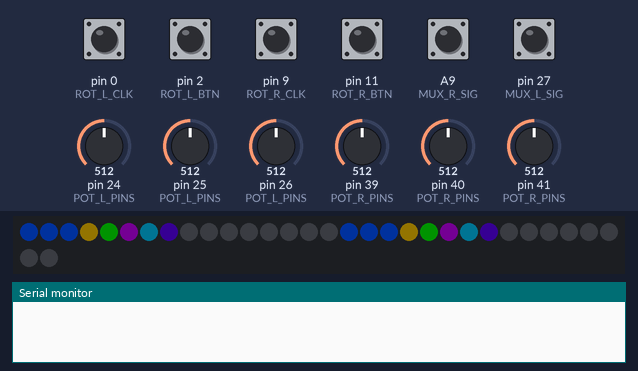
The program below on a simulated Teensy 4. Parts: 32 RGB LEDs in strip order, left to right, continuing on the next row, the last lines printed to the serial monitor. The test bench sets the inputs (shaded band); at power-on: A9 (MUX_R_SIG), pin 0 (ROT_L_CLK), pin 2 (ROT_L_BTN), pin 9 (ROT_R_CLK), pin 11 (ROT_R_BTN), pin 27 (MUX_L_SIG) HIGH, pin 24 (POT_L_PINS) = 512, pin 25 (POT_L_PINS) = 512, pin 26 (POT_L_PINS) = 512, pin 39 (POT_R_PINS) = 512, pin 40 (POT_R_PINS) = 512, pin 41 (POT_R_PINS) = 512. Dim RGB values are drawn brighter than linear.

Above: at 0.03 s.
At 1.2 s:
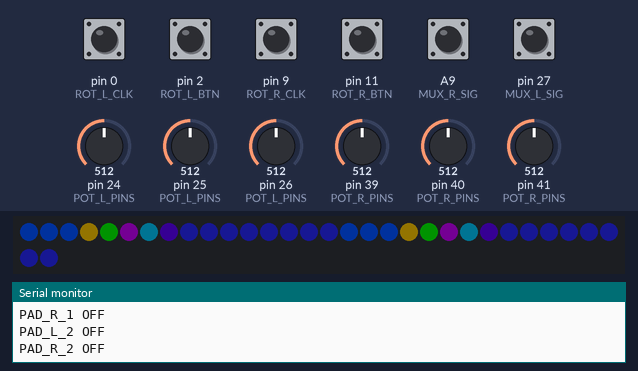
1.3 s: A9 (MUX_R_SIG) pulled LOW for 0.15 s
2.9 s: pin 27 (MUX_L_SIG) pulled LOW for 1 s
5.4 s: A9 (MUX_R_SIG) pulled LOW for 1 s
7.9 s: pin 27 (MUX_L_SIG) pulled LOW for 0.15 s
Timing chart, 0 to 10.9 s (numbered marks = the images above; inputs shaded):
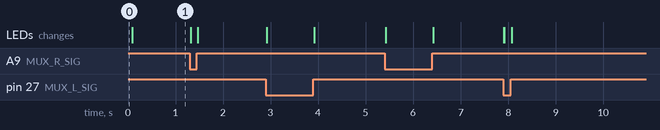

The program:

main.cpp
```cpp
#include <Arduino.h>
#include <Adafruit_NeoPixel.h>
#include <ResponsiveAnalogRead.h>
#include "constants.h"
#include "leds.h"
#include "mux.h"
#include "pads.h"
#include "btns.h"
#include "pots.h"
#include "rots.h"
#include "midi.h"

void setup()
{
  Serial.begin(115200);
  setupLeds();
  setupMux();
  setupPads();
  setupBtns();
  setupPots();
  setupRots();
}

void loop()
{
  readPads();
  readBtns();
  readPots();
  readRots();
  handleMidiFeedback();
  updateFxBlink();
}
```

btns.h
```cpp
#ifndef BTNS_H
#define BTNS_H

#include "constants.h"
#include "leds.h"
#include "mux.h"

const int BTN_L_CHANNELS[] = {BTN_L_1, BTN_L_2, BTN_L_3, BTN_L_4, BTN_L_5, BTN_L_6, BTN_L_7, BTN_L_8};
const int BTN_R_CHANNELS[] = {BTN_R_1, BTN_R_2, BTN_R_3, BTN_R_4, BTN_R_5, BTN_R_6, BTN_R_7, BTN_R_8};

int btnLState[8] = {}, btnLPState[8] = {};
int btnRState[8] = {}, btnRPState[8] = {};
unsigned long btnLDebounce[8] = {}, btnRDebounce[8] = {};
const int BTN_DEBOUNCE_MS = 50;

void setupBtns()
{
    for (int i = 0; i < 8; i++)
    {
        setLed(i, BTN_COLORS[i].r, BTN_COLORS[i].g, BTN_COLORS[i].b);
        setLed(16 + i, BTN_COLORS[i].r, BTN_COLORS[i].g, BTN_COLORS[i].b);
    }
}

void readBtns()
{
    for (int i = 0; i < 8; i++)
    {
        // Lado L
        btnLState[i] = readMuxDigital(MUX_L_SIG, BTN_L_CHANNELS[i]);
        if (btnLState[i] != btnLPState[i] && (millis() - btnLDebounce[i]) > BTN_DEBOUNCE_MS)
        {
            btnLDebounce[i] = millis();
            if (btnLState[i] == LOW)
            {
                if (i < 3)
                    usbMIDI.sendNoteOn(BTN_L_FX_NOTE_START + i, 127, MIDI_CH);
                else
                {
                    usbMIDI.sendControlChange(BTN_L_CC_START + i, 127, MIDI_CH);
                    Color c = amplifyColor(BTN_COLORS[i]);
                    setLed(i, c.r, c.g, c.b);
                }
                if (DEBUG)
                {
                    Serial.print("BTN_L_");
                    Serial.print(i + 1);
                    Serial.println(" ON");
                }
            }
            else
            {
                if (i < 3)
                    usbMIDI.sendNoteOff(BTN_L_FX_NOTE_START + i, 0, MIDI_CH);
                else
                {
                    usbMIDI.sendControlChange(BTN_L_CC_START + i, 0, MIDI_CH);
                    setLed(i, BTN_COLORS[i].r, BTN_COLORS[i].g, BTN_COLORS[i].b);
                }
                if (DEBUG)
                {
                    Serial.print("BTN_L_");
                    Serial.print(i + 1);
                    Serial.println(" OFF");
                }
            }
            btnLPState[i] = btnLState[i];
        }

        // Lado R
        btnRState[i] = readMuxDigital(MUX_R_SIG, BTN_R_CHANNELS[i]);
        if (btnRState[i] != btnRPState[i] && (millis() - btnRDebounce[i]) > BTN_DEBOUNCE_MS)
        {
            btnRDebounce[i] = millis();
            if (btnRState[i] == LOW)
            {
                if (i < 3)
                    usbMIDI.sendNoteOn(BTN_R_FX_NOTE_START + i, 127, MIDI_CH);
                else
                {
                    usbMIDI.sendControlChange(BTN_R_CC_START + i, 127, MIDI_CH);
                    Color c = amplifyColor(BTN_COLORS[i]);
                    setLed(16 + i, c.r, c.g, c.b);
                }
                if (DEBUG)
                {
                    Serial.print("BTN_R_");
                    Serial.print(i + 1);
                    Serial.println(" ON");
                }
            }
            else
            {
                if (i < 3)
                    usbMIDI.sendNoteOff(BTN_R_FX_NOTE_START + i, 0, MIDI_CH);
                else
                {
                    usbMIDI.sendControlChange(BTN_R_CC_START + i, 0, MIDI_CH);
                    setLed(16 + i, BTN_COLORS[i].r, BTN_COLORS[i].g, BTN_COLORS[i].b);
                }
                if (DEBUG)
                {
                    Serial.print("BTN_R_");
                    Serial.print(i + 1);
                    Serial.println(" OFF");
                }
            }
            btnRPState[i] = btnRState[i];
        }
    }
}

#endif
```

constants.h
```cpp
#include <Arduino.h>

#ifndef CONSTANTS_H
#define CONSTANTS_H

#define DEBUG true

// ============================================================
// MULTIPLEXERS
// ============================================================
const int MUX_S0 = 7;
const int MUX_S1 = 6;
const int MUX_S2 = 5;
const int MUX_S3 = 4;
const int MUX_L_SIG = 27;
const int MUX_R_SIG = 23;

// Canais MUX L
const int PAD_L_1 = 0;
const int PAD_L_2 = 1;
const int PAD_L_3 = 2;
const int PAD_L_4 = 3;
const int PAD_L_5 = 4;
const int PAD_L_6 = 5;
const int PAD_L_7 = 6;
const int PAD_L_8 = 7;
const int BTN_L_1 = 8;
const int BTN_L_2 = 9;
const int BTN_L_3 = 10;
const int BTN_L_4 = 11;
const int BTN_L_5 = 12;
const int BTN_L_6 = 13;
const int BTN_L_7 = 14;
const int BTN_L_8 = 15;

// Canais MUX R
const int BTN_R_1 = 0;
const int BTN_R_2 = 1;
const int BTN_R_3 = 2;
const int BTN_R_4 = 3;
const int BTN_R_5 = 4;
const int BTN_R_6 = 5;
const int BTN_R_7 = 6;
const int BTN_R_8 = 7;
const int PAD_R_1 = 8;
const int PAD_R_2 = 9;
const int PAD_R_3 = 10;
const int PAD_R_4 = 11;
const int PAD_R_5 = 12;
const int PAD_R_6 = 13;
const int PAD_R_7 = 14;
const int PAD_R_8 = 15;

// ============================================================
// DIRETO NO TEENSY
// ============================================================
const int ROT_L_CLK = 0;
const int ROT_L_DT = 1;
const int ROT_L_BTN = 2;

const int ROT_R_CLK = 9;
const int ROT_R_DT = 10;
const int ROT_R_BTN = 11;

const int LED_DIN = 22;
const int LED_COUNT = 32;

const int POT_L_1 = 24;
const int POT_L_2 = 25;
const int POT_L_3 = 26;

const int POT_R_1 = 39;
const int POT_R_2 = 40;
const int POT_R_3 = 41;

// ============================================================
// MIDI
// ============================================================
const byte MIDI_CH = 1;

const byte PAD_L_NOTE_START = 36;
const byte PAD_R_NOTE_START = 44;

const byte BTN_L_CC_START = 20;
const byte BTN_R_CC_START = 28;

const byte POT_L_CC_START = 1;
const byte POT_R_CC_START = 4;

const byte BTN_L_FX_NOTE_START = 52; // FX L 1-3: notas 52-54
const byte BTN_R_FX_NOTE_START = 55; // FX R 1-3: notas 55-57

const byte ROT_L_CC = 7;
const byte ROT_R_CC = 8;
const byte ROT_L_BTN_CC = 9;
const byte ROT_R_BTN_CC = 10;

#endif
```

leds.h
```cpp
#ifndef LEDS_H
#define LEDS_H

#include <Adafruit_NeoPixel.h>
#include "constants.h"

Adafruit_NeoPixel leds(LED_COUNT, LED_DIN, NEO_GRB + NEO_KHZ800);

struct Color
{
    uint8_t r, g, b;
};

// 40% do brilho — pressed vai amplificar ao máximo
const Color CUE_COLORS[] = {
    {100, 0, 0},  // Cue 1 — Vermelho
    {100, 32, 0}, // Cue 2 — Laranja
    {0, 32, 100}, // Cue 3 — Azul
    {100, 80, 0}, // Cue 4 — Amarelo
    {0, 100, 0},  // Cue 5 — Verde
    {80, 0, 100}, // Cue 6 — Roxo claro
    {0, 80, 100}, // Cue 7 — Azul claro
    {40, 0, 100}  // Cue 8 — Roxo
};

// Array separado — mude as cores dos btns aqui sem afetar os pads
const Color BTN_COLORS[] = {
    {0, 50, 150}, // Btn 1 — Azul FX
    {0, 50, 150}, // Btn 2 — Azul FX
    {0, 50, 150}, // Btn 3 — Azul FX
    {100, 80, 0}, // Btn 4 — Amarelo
    {0, 100, 0},  // Btn 5 — Verde
    {80, 0, 100}, // Btn 6 — Roxo claro
    {0, 80, 100}, // Btn 7 — Azul claro
    {40, 0, 100}  // Btn 8 — Roxo
};

const Color COLOR_IDLE = {20, 20, 100};

// Amplifica qualquer cor ao máximo mantendo o matiz
Color amplifyColor(Color c)
{
    uint8_t maxVal = max(c.r, max(c.g, c.b));
    if (maxVal == 0)
        return c;
    float scale = 255.0f / maxVal;
    return {
        (uint8_t)min(255, (int)(c.r * scale)),
        (uint8_t)min(255, (int)(c.g * scale)),
        (uint8_t)min(255, (int)(c.b * scale))};
}

void setupLeds()
{
    leds.begin();
    leds.setBrightness(50);
    leds.clear();
    leds.show();
}

void setLed(int index, uint8_t r, uint8_t g, uint8_t b)
{
    leds.setPixelColor(index, leds.Color(r, g, b));
    leds.show();
}

void clearLeds()
{
    leds.clear();
    leds.show();
}

void startupAnimation()
{
    uint32_t colors[] = {
        leds.Color(255, 0, 100),
        leds.Color(0, 200, 255),
        leds.Color(255, 150, 0),
        leds.Color(100, 0, 255)};
    for (int c = 0; c < 4; c++)
    {
        for (int i = 0; i < LED_COUNT; i++)
            leds.setPixelColor(i, colors[c]);
        leds.show();
        delay(600);
    }
    for (int i = 0; i < LED_COUNT; i++)
        leds.setPixelColor(i, leds.Color(COLOR_IDLE.r, COLOR_IDLE.g, COLOR_IDLE.b));
    leds.show();
}

#endif
```

mux.h
```cpp
#ifndef MUX_H
#define MUX_H

#include "constants.h"

void setupMux()
{
    pinMode(MUX_S0, OUTPUT);
    pinMode(MUX_S1, OUTPUT);
    pinMode(MUX_S2, OUTPUT);
    pinMode(MUX_S3, OUTPUT);
    pinMode(MUX_L_SIG, INPUT_PULLUP);
    pinMode(MUX_R_SIG, INPUT_PULLUP);
}

void selectMuxChannel(int ch)
{
    digitalWrite(MUX_S0, bitRead(ch, 0));
    digitalWrite(MUX_S1, bitRead(ch, 1));
    digitalWrite(MUX_S2, bitRead(ch, 2));
    digitalWrite(MUX_S3, bitRead(ch, 3));
}

int readMuxDigital(int sig, int ch)
{
    selectMuxChannel(ch);
    delayMicroseconds(50);
    return digitalRead(sig);
}

int readMuxAnalog(int sig, int ch)
{
    selectMuxChannel(ch);
    delayMicroseconds(10);
    return analogRead(sig);
}

#endif
```

pads.h
```cpp
#ifndef PADS_H
#define PADS_H

#include "constants.h"
#include "leds.h"
#include "mux.h"

const int PAD_L_CHANNELS[] = {PAD_L_1, PAD_L_2, PAD_L_3, PAD_L_4, PAD_L_5, PAD_L_6, PAD_L_7, PAD_L_8};
const int PAD_R_CHANNELS[] = {PAD_R_1, PAD_R_2, PAD_R_3, PAD_R_4, PAD_R_5, PAD_R_6, PAD_R_7, PAD_R_8};

int padLState[8] = {}, padLPState[8] = {};
int padRState[8] = {}, padRPState[8] = {};

bool padLLedExternal[8] = {false, false, false, false, false, false, false, false};
bool padRLedExternal[8] = {false, false, false, false, false, false, false, false};

unsigned long padLDebounce[8] = {}, padRDebounce[8] = {};
const int PAD_DEBOUNCE_MS = 50;

void setupPads() {}

void readPads()
{
    for (int i = 0; i < 8; i++)
    {

        // Lado L
        padLState[i] = readMuxDigital(MUX_L_SIG, PAD_L_CHANNELS[i]);
        if (padLState[i] != padLPState[i] && (millis() - padLDebounce[i]) > PAD_DEBOUNCE_MS)
        {
            padLDebounce[i] = millis();
            if (padLState[i] == LOW)
            {
                usbMIDI.sendNoteOn(PAD_L_NOTE_START + i, 127, MIDI_CH);
                Color pressed = amplifyColor(padLLedExternal[i] ? CUE_COLORS[i] : COLOR_IDLE);
                setLed(8 + i, pressed.r, pressed.g, pressed.b);
                if (DEBUG)
                {
                    Serial.print("PAD_L_");
                    Serial.print(i + 1);
                    Serial.println(" ON");
                }
            }
            else
            {
                usbMIDI.sendNoteOff(PAD_L_NOTE_START + i, 0, MIDI_CH);
                if (padLLedExternal[i])
                {
                    setLed(8 + i, CUE_COLORS[i].r, CUE_COLORS[i].g, CUE_COLORS[i].b);
                }
                else
                {
                    setLed(8 + i, COLOR_IDLE.r, COLOR_IDLE.g, COLOR_IDLE.b);
                }
                if (DEBUG)
                {
                    Serial.print("PAD_L_");
                    Serial.print(i + 1);
                    Serial.println(" OFF");
                }
            }
            padLPState[i] = padLState[i];
        }

        // Lado R
        padRState[i] = readMuxDigital(MUX_R_SIG, PAD_R_CHANNELS[i]);
        if (padRState[i] != padRPState[i] && (millis() - padRDebounce[i]) > PAD_DEBOUNCE_MS)
        {
            padRDebounce[i] = millis();
            if (padRState[i] == LOW)
            {
                usbMIDI.sendNoteOn(PAD_R_NOTE_START + i, 127, MIDI_CH);
                Color pressed = amplifyColor(padRLedExternal[i] ? CUE_COLORS[i] : COLOR_IDLE);
                setLed(24 + i, pressed.r, pressed.g, pressed.b);
                if (DEBUG)
                {
                    Serial.print("PAD_R_");
                    Serial.print(i + 1);
                    Serial.println(" ON");
                }
            }
            else
            {
                usbMIDI.sendNoteOff(PAD_R_NOTE_START + i, 0, MIDI_CH);
                if (padRLedExternal[i])
                {
                    setLed(24 + i, CUE_COLORS[i].r, CUE_COLORS[i].g, CUE_COLORS[i].b);
                }
                else
                {
                    setLed(24 + i, COLOR_IDLE.r, COLOR_IDLE.g, COLOR_IDLE.b);
                }
                if (DEBUG)
                {
                    Serial.print("PAD_R_");
                    Serial.print(i + 1);
                    Serial.println(" OFF");
                }
            }
            padRPState[i] = padRState[i];
        }
    }
}

#endif
```

pots.h
```cpp
#ifndef POTS_H
#define POTS_H

#include "constants.h"
#include <ResponsiveAnalogRead.h>

const int POT_L_PINS[] = {POT_L_1, POT_L_2, POT_L_3};
const int POT_R_PINS[] = {POT_R_1, POT_R_2, POT_R_3};

int midiLCState[3] = {0}, midiLPState[3] = {0};
int midiRCState[3] = {0}, midiRPState[3] = {0};

const float snapMultiplier = 0.05;
const int potMin = 10;
const int potMax = 1023;

ResponsiveAnalogRead responsivePotL[3] = {
    ResponsiveAnalogRead(POT_L_1, true, snapMultiplier),
    ResponsiveAnalogRead(POT_L_2, true, snapMultiplier),
    ResponsiveAnalogRead(POT_L_3, true, snapMultiplier)};
ResponsiveAnalogRead responsivePotR[3] = {
    ResponsiveAnalogRead(POT_R_1, true, snapMultiplier),
    ResponsiveAnalogRead(POT_R_2, true, snapMultiplier),
    ResponsiveAnalogRead(POT_R_3, true, snapMultiplier)};

void setupPots()
{
    for (int i = 0; i < 3; i++)
    {
        responsivePotL[i].setAnalogResolution(1023);
        responsivePotR[i].setAnalogResolution(1023);

        // Lê e envia a posição física real no boot
        // Garante que o Serato abre com o valor do pot, não com zero
        int valL = constrain(map(analogRead(POT_L_PINS[i]), potMin, potMax, 0, 127), 0, 127);
        usbMIDI.sendControlChange(POT_L_CC_START + i, valL, MIDI_CH);
        midiLPState[i] = valL;

        int valR = constrain(map(analogRead(POT_R_PINS[i]), potMin, potMax, 0, 127), 0, 127);
        usbMIDI.sendControlChange(POT_R_CC_START + i, valR, MIDI_CH);
        midiRPState[i] = valR;
    }
}

void readPots()
{
    for (int i = 0; i < 3; i++)
    {
        // Lado L
        responsivePotL[i].update(analogRead(POT_L_PINS[i]));
        if (responsivePotL[i].hasChanged())
        {
            midiLCState[i] = constrain(map(responsivePotL[i].getValue(), potMin, potMax, 0, 127), 0, 127);
            if (midiLCState[i] != midiLPState[i])
            {
                usbMIDI.sendControlChange(POT_L_CC_START + i, midiLCState[i], MIDI_CH);
                if (DEBUG)
                {
                    Serial.print("POT_L_");
                    Serial.print(i + 1);
                    Serial.print(": ");
                    Serial.println(midiLCState[i]);
                }
                midiLPState[i] = midiLCState[i];
            }
        }

        // Lado R
        responsivePotR[i].update(analogRead(POT_R_PINS[i]));
        if (responsivePotR[i].hasChanged())
        {
            midiRCState[i] = constrain(map(responsivePotR[i].getValue(), potMin, potMax, 0, 127), 0, 127);
            if (midiRCState[i] != midiRPState[i])
            {
                usbMIDI.sendControlChange(POT_R_CC_START + i, midiRCState[i], MIDI_CH);
                if (DEBUG)
                {
                    Serial.print("POT_R_");
                    Serial.print(i + 1);
                    Serial.print(": ");
                    Serial.println(midiRCState[i]);
                }
                midiRPState[i] = midiRCState[i];
            }
        }
    }
}

#endif
```

rots.h
```cpp
#ifndef ROTS_H
#define ROTS_H

#include "constants.h"

int rotLCLK = HIGH, rotLPCLK = HIGH, rotLBTN = HIGH, rotLPBTN = HIGH;
int rotRCLK = HIGH, rotRPCLK = HIGH, rotRBTN = HIGH, rotRPBTN = HIGH;

void setupRots()
{
    pinMode(ROT_L_CLK, INPUT_PULLUP);
    pinMode(ROT_L_DT, INPUT_PULLUP);
    pinMode(ROT_L_BTN, INPUT_PULLUP);
    pinMode(ROT_R_CLK, INPUT_PULLUP);
    pinMode(ROT_R_DT, INPUT_PULLUP);
    pinMode(ROT_R_BTN, INPUT_PULLUP);
}

void readRots()
{
    // ROT L
    rotLCLK = digitalRead(ROT_L_CLK);
    if (rotLCLK != rotLPCLK && rotLCLK == LOW)
    {
        if (digitalRead(ROT_L_DT) != rotLCLK)
        {
            usbMIDI.sendControlChange(ROT_L_CC, 65, MIDI_CH);
            if (DEBUG)
            {
                Serial.println("ROT_L: HORARIO");
            }
        }
        else
        {
            usbMIDI.sendControlChange(ROT_L_CC, 63, MIDI_CH);
            if (DEBUG)
            {
                Serial.println("ROT_L: ANTI-HORARIO");
            }
        }
    }
    rotLPCLK = rotLCLK;

    rotLBTN = digitalRead(ROT_L_BTN);
    if (rotLBTN != rotLPBTN)
    {
        if (rotLBTN == LOW)
        {
            usbMIDI.sendControlChange(ROT_L_BTN_CC, 127, MIDI_CH);
            if (DEBUG)
            {
                Serial.println("ROT_L: CLICK");
            }
        }
        else
        {
            usbMIDI.sendControlChange(ROT_L_BTN_CC, 0, MIDI_CH);
        }
        rotLPBTN = rotLBTN;
    }

    // ROT R
    rotRCLK = digitalRead(ROT_R_CLK);
    if (rotRCLK != rotRPCLK && rotRCLK == LOW)
    {
        if (digitalRead(ROT_R_DT) != rotRCLK)
        {
            usbMIDI.sendControlChange(ROT_R_CC, 65, MIDI_CH);
            if (DEBUG)
            {
                Serial.println("ROT_R: HORARIO");
            }
        }
        else
        {
            usbMIDI.sendControlChange(ROT_R_CC, 63, MIDI_CH);
            if (DEBUG)
            {
                Serial.println("ROT_R: ANTI-HORARIO");
            }
        }
    }
    rotRPCLK = rotRCLK;

    rotRBTN = digitalRead(ROT_R_BTN);
    if (rotRBTN != rotRPBTN)
    {
        if (rotRBTN == LOW)
        {
            usbMIDI.sendControlChange(ROT_R_BTN_CC, 127, MIDI_CH);
            if (DEBUG)
            {
                Serial.println("ROT_R: CLICK");
            }
        }
        else
        {
            usbMIDI.sendControlChange(ROT_R_BTN_CC, 0, MIDI_CH);
        }
        rotRPBTN = rotRBTN;
    }
}

#endif
```
